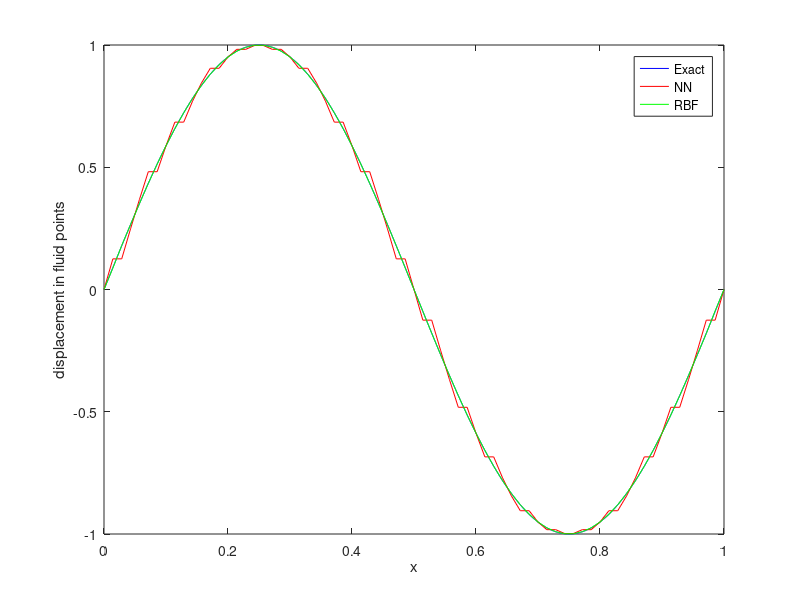
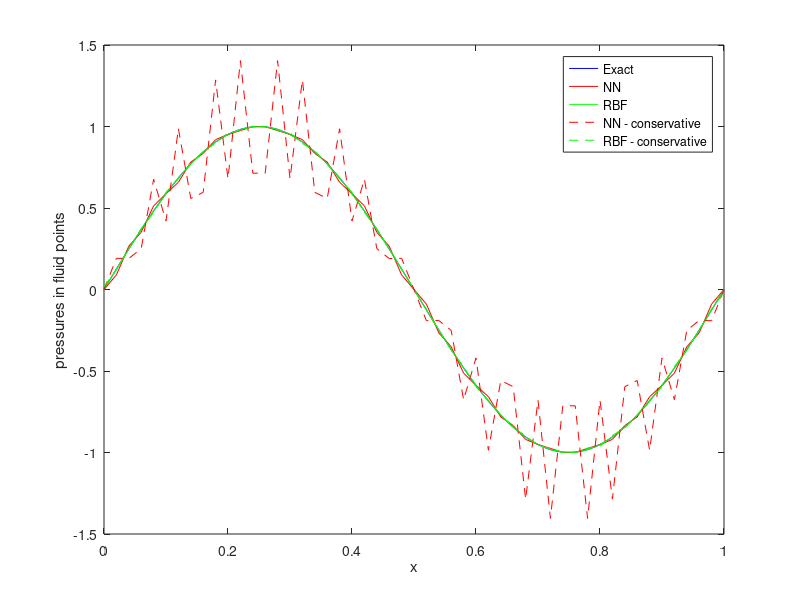

Write the MATLAB code that produced these figures, in order.
%% Initialization

% Check if number of structure points already defined
if ( ~exist('Ns','var') )
    Ns    = 51;
end

% Check if number of fluid points already defined
if ( ~exist('Nf','var') )
    Nf    = 71;
end
% Ns    = 51;
% Nf    = 71;
% Define the number of discrete points to approximate the exact solution
% with
Nfine = 10001;

% Prescribe:
%   Xs: structure point location [x y]
%   Ds: structure point displacement
%   Xf: fluid point location [x y]
%   Pf: fluid point pressure
%   Xi: location of x coordinates exact solution
Xs = zeros(Ns,2);
Ds = zeros(Ns,1);
Xf = zeros(Nf,2);
Pf = zeros(Nf,1);

Xs(:,1) = (0:Ns-1)/(Ns-1);
Xs(:,2) = cos(2*pi*Xs(:,1));
Xf(:,1) = (0:Nf-1)/(Nf-1);
Xf(:,2) = cos(2*pi*Xf(:,1));

Ds(:,1) = sin(2*pi*Xs(:,1));
Pf(:,1) = sin(2*pi*Xf(:,1));

Xi = (0:Nfine-1)/(Nfine-1);

% mesh spacings for structure and fluid mesh
dxs = 1/(Ns-1);
dxf = 1/(Nf-1);

% Integration matrix to convert pressures to forces, e.g. F = M*P
Ms        = eye(Ns)*dxs;
Ms(1,1)   = dxs/2;
Ms(Ns,Ns) = dxs/2;

Mf        = eye(Nf)*dxf;
Mf(1,1)   = dxf/2;
Mf(Nf,Nf) = dxf/2;

%%%%%%%%%%%%%%%%%%%%%%%%%%%%%%%%%%%%%%%%%%%%
%% CONSTRUCTION OF INTERPOLATION MATRICES %%
%%%%%%%%%%%%%%%%%%%%%%%%%%%%%%%%%%%%%%%%%%%%

%% Nearest Neighbor Interpolation structure -> flow
HsfNN = zeros(Nf, Ns);
% IMPLEMENT HERE:
% Create boolean matrix: find the closest structure point j for each
% fluid mesh point i:
for i = 1:Nf
    minDist = Inf;
    closestIndex = 0;
    for j = 1:Ns
        distance = sqrt((Xf(i,1) - Xs(j,1))^2 + (Xf(i,2) - Xs(j,2))^2);
        if distance < minDist
            minDist = distance;
            closestIndex = j;
        end
    end
    HsfNN(i, closestIndex) = 1;
end

%% Nearest Neighbor Interpolation flow -> structure
HfsNN = zeros(Ns, Nf);
for i=1:Ns
    minDist = Inf;
    closestIndex = 0;
    for j = 1:Nf
        distance = sqrt((Xf(j,1) - Xs(i,1))^2 + (Xf(j,2) - Xs(i,2))^2);
        if distance < minDist
            minDist = distance;
            closestIndex = j;
        end
    end
    HfsNN(i, closestIndex) = 1;
end

%% RBF interpolation structure -> flow
PHI = zeros(Ns);
P   = zeros(Ns,3);

% PHI is the RBF matrix
% P is the matrix for the linear polynomial

% IMPLEMENT HERE:
% Define the polynomial matrix P = [1 x1 y1 ; 1 x2 y2 ; ... ]
P(:, 1) = 1; % 1
P(:, 2) = Xs(:,1); % x_i
P(:, 3) = Xs(:,2); % y_i

% IMPLEMENT HERE:
% Define the RBF matrix PHI(i,j) = phi(|| x_i - x_j ||)
for i=1:Ns
    for j=1:Ns
        r = 1; % support radius
        x_ij = sqrt((Xs(i, 1) - Xs(j, 1))^2 + (Xs(i, 2) - Xs(j, 2))^2);
        if x_ij > r
            PHI(i,j) = 0;
        else
            PHI(i,j) = (1-x_ij/r)^4*(4*x_ij/r+1);
        end
    end
end


% Matrix to satisfy constraints: Ds = C * gamma
% gamma, the RBF coefficients: gamma = inv(C)*Ds
C    = [PHI P ; P' zeros(3)];
% SvZ: In Matlab-R2013 the inverse is not computed accurately anymore
% invC = inv(C);

% Define the interpolation to the fluid mesh
PHI = zeros(Nf,Ns);
P   = zeros(Nf,3);

% PHI is the RBF matrix
% P is the matrix for the linear polynomial

% IMPLEMENT HERE:
% Define the polynomial matrix P = [1 x1 y1 ; 1 x2 y2 ; ... ]
P(:, 1) = 1; % 1
P(:, 2) = Xf(:,1); % x_i
P(:, 3) = Xf(:,2); % y_i


% IMPLEMENT HERE:
% Define the RBF matrix PHI(i,j) = phi(|| x_i - x_j ||)
for i=1:Nf
    for j=1:Ns
        r = 1; % support radius
        x_ij = sqrt((Xf(i, 1) - Xs(j, 1))^2 + (Xf(i, 2) - Xs(j, 2))^2);
        if x_ij > r
            PHI(i,j) = 0;
        else
            PHI(i,j) = (1-x_ij/r)^4*(4*x_ij/r+1);
        end
    end
end

% transformation matrix = [PHI P] * invC
% HsfRBF = [PHI P] * invC(:,1:Ns);
% SvZ: In Matlab-R2013 the inverse is not computed accurately
%    : Using the forward-slash operator to right-multiply by
%    : the inverse of C instead
HsfRBF = [PHI P]/C;
HsfRBF = HsfRBF(:,1:Ns);


%% RBF interpolation flow -> structure
PHI = zeros(Nf);
P   = zeros(Nf,3);

% PHI is the RBF matrix
% P is the matrix for the linear polynomial

% IMPLEMENT HERE:
% Define the polynomial matrix P = [1 x1 y1 ; 1 x2 y2 ; ... ]
P(:, 1) = 1; % 1
P(:, 2) = Xf(:,1); % x_i
P(:, 3) = Xf(:,2); % y_i

% IMPLEMENT HERE:
% Define the RBF matrix PHI(i,j) = phi(|| x_i - x_j ||)
for i=1:Nf
    for j=1:Nf
        r = 1; % support radius
        x_ij = sqrt((Xf(i, 1) - Xf(j, 1))^2 + (Xf(i, 2) - Xf(j, 2))^2);
        if x_ij > r
            PHI(i,j) = 0;
        else
            PHI(i,j) = (1-x_ij/r)^4*(4*x_ij/r+1);
        end
    end
end


% Matrix to satisfy constraints: Ds = C * gamma
% gamma, the RBF coefficients: gamma = inv(C)*Df
C    = [PHI P ; P' zeros(3)];
% SvZ: In Matlab-R2013 the inverse is not computed accurately anymore
% invC = inv(C);

% Define the interpolation to the structure mesh
PHI = zeros(Ns,Nf);
P   = zeros(Ns,3);

% PHI is the RBF matrix
% P is the matrix for the linear polynomial
P(:, 1) = 1; % 1
P(:, 2) = Xs(:,1); % x_i
P(:, 3) = Xs(:,2); % y_i

% IMPLEMENT HERE:
% Define the polynomial matrix P = [1 x1 y1 ; 1 x2 y2 ; ... ]

% IMPLEMENT HERE:
% Define the RBF matrix PHI(i,j) = phi(|| x_i - x_j ||)
for i=1:Ns
    for j=1:Nf
        r = 1; % support radius
        x_ij = sqrt((Xs(i, 1) - Xf(j, 1))^2 + (Xs(i, 2) - Xf(j, 2))^2);
        if x_ij > r
            PHI(i,j) = 0;
        else
            PHI(i,j) = (1-x_ij/r)^4*(4*x_ij/r+1);
        end
    end
end

% transformation matrix = [PHI P] * invC
%HfsRBF = [PHI P] * invC(:,1:Nf);
% SvZ: In Matlab-R2013 the inverse is not computed accurately
%    : Using the forward-slash operator to right-multiply by
%    : the inverse of C instead
HfsRBF = [PHI P]/C;
HfsRBF = HfsRBF(:,1:Nf);

%%%%%%%%%%%%%%%%%%%%%%%%%%%%%%%%%%%%%%%%%%%%%%%%%%%%%%%%%%%%
%% PERFORM INTERPOLATIONS FOR DISPLACEMENTS AND PRESSURES %%
%%%%%%%%%%%%%%%%%%%%%%%%%%%%%%%%%%%%%%%%%%%%%%%%%%%%%%%%%%%%

%% Compute displacements
Df_NN  = HsfNN  * Ds;
Df_RBF = HsfRBF * Ds;
Df_ex  = sin(2*pi*Xi);

%% Show displacements
figure(1)
hold off
plot(Xi,Df_ex,'b-');
hold on
plot(Xf(:,1),Df_NN, 'r-');
plot(Xf(:,1),Df_RBF, 'g-');
legend('Exact','NN','RBF');
xlabel('x');
ylabel('displacement in fluid points');

% compute RMS error by linear interpolation between fluid points
err_Df_NN  = norm(interp1(Xf(:,1),Df_NN ,Xi,'linear')-Df_ex)/sqrt(Nfine);
err_Df_RBF = norm(interp1(Xf(:,1),Df_RBF,Xi,'linear')-Df_ex)/sqrt(Nfine);


%% Compute pressures - consistent approach
Ps_NN  = HfsNN  * Pf;
Ps_RBF = HfsRBF * Pf;
Pf_ex  = sin(2*pi*Xi);

%% Show pressures
figure(2)
hold off
plot(Xi,Pf_ex,'b-');
hold on
plot(Xs(:,1),Ps_NN, 'r-');
plot(Xs(:,1),Ps_RBF, 'g-');
xlabel('x');
ylabel('pressures in fluid points');

% compute RMS error by linear interpolation between structure points
err_Ps_NN  = norm(interp1(Xs(:,1),Ps_NN ,Xi,'linear')-Df_ex)/sqrt(Nfine);
err_Ps_RBF = norm(interp1(Xs(:,1),Ps_RBF,Xi,'linear')-Df_ex)/sqrt(Nfine);

%% Compute pressures - conservative approach
% IMPLEMENT HERE:
% compute the interpolation of the pressure using the conservative
% approach, e.g.: Fs'*Ds = Ff'*Df
% Fs = Ms * Ps
% Ff = Mf * Pf
% Df =  H * Ds
% One obtains: Ps = .... * Pf
Ps_NN_cv  = (Mf*HsfNN*inv(Ms))' * Pf;
Ps_RBF_cv = (Mf*HsfRBF*inv(Ms))' * Pf;
Pf_ex     = sin(2*pi*Xi);

%% Show pressures
figure(2)
plot(Xs(:,1),Ps_NN_cv, 'r--');
plot(Xs(:,1),Ps_RBF_cv, 'g--');
legend('Exact','NN','RBF','NN - conservative','RBF - conservative');

% compute RMS error by linear interpolation between structure points
err_Ps_NN_cv  = norm(interp1(Xs(:,1),Ps_NN_cv ,Xi,'linear')-Df_ex)/sqrt(Nfine);
err_Ps_RBF_cv = norm(interp1(Xs(:,1),Ps_RBF_cv,Xi,'linear')-Df_ex)/sqrt(Nfine);

%% Compute error in work at interface (work on fluid side should be equal
% dW_fluid     = (F'*D)_fluid
% dW_structure = (F'*D)_structure
% error_dW     = |dW_fluid - dW_structure|

% IMPLEMENT HERE:
% Compute the work on the interface on the fluid side and the structure
% side and store the error in the conservation of work over the interface
err_dW_NN     = abs( (Mf*Pf)' * Df_NN  -  (Ms*Ps_NN)' * Ds );
err_dW_NN_cv  = abs( (Mf*Pf)' * Df_NN  -  (Ms*Ps_NN_cv)' * Ds ); 
err_dW_RBF    = abs( (Mf*Pf)' * Df_RBF  -  (Ms*Ps_RBF)' * Ds ); 
err_dW_RBF_cv = abs( (Mf*Pf)' * Df_RBF  -  (Ms*Ps_RBF_cv)' * Ds ); % UNSURE if it should be (in that case, compute conservative disp. of fluid): err_dW_RBF_cv = abs( (Mf*Pf)' * Df_RBF_cv  -  (Ms*Ps_RBF_cv)' * Ds ); 


%plotRowSums(HsfNN);
%plotRowSums(HfsRBF);

%heatmap(HsfNN);
%heatmap(HsfRBF);

%% Plot Row-sum
function plotRowSums(matrix)
    % Calculate row sums
    rowSums = sum(matrix, 2);
    
    % Plot row sums
    figure;
    plot(rowSums);
    
    % Add labels and title
    xlabel('Row Index');
    ylabel('Row Sum');
    title('Row Sums Plot');
end